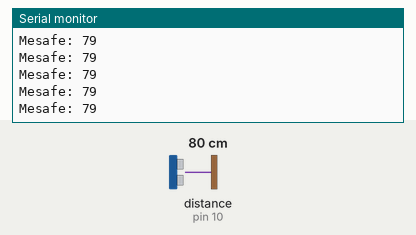
This sketch was run on a simulated Arduino Uno, built with avr-gcc and run on an emulated ATmega328P. Shown: the last lines printed to the serial monitor. Wiring (inferred from the names in the program): ultrasonic range finder: trigger pin 9; echo pin 10. The test bench sets the inputs (shaded band); at power-on: distance to the obstacle (sensor on pin 10) 80 cm. The echo pulse lasts 58.3 µs per cm.

Above: at 1.2 s.
1.3 s: distance to the obstacle (sensor on pin 10) set to 2 cm
At 1.59 s:
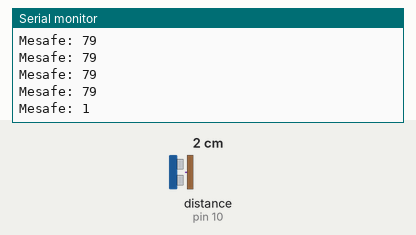
2.8 s: distance to the obstacle (sensor on pin 10) set to 4 cm
At 2.8 s:
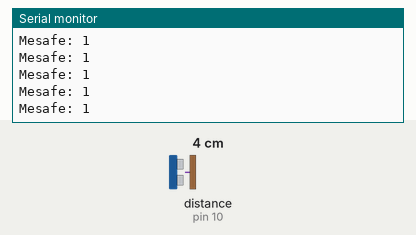
Timing chart, 0 to 5.8 s (numbered marks = the images above; inputs shaded):
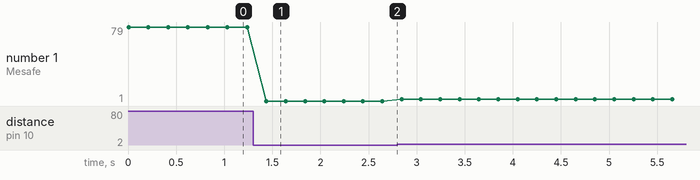

Measured:
- after the input at 1.3 s, the serial monitor: prints a new line after 0.14 s (image 1)
- plotted number 1: 79 → 1 after the input at 1.3 s, 1 → 3 after the input at 2.8 s

The sketch:

mesafe_olcer.ino
```cpp
int trigPin = 9;
int echoPin = 10;

// Cihazımızda bulunan Trig Pinini 9. çıkışa, Echo Pinini ise 10. çıkışa bağlıyoruz. Ve değer atamalarını yapıyoruz.
// VCC Pinini 5V çıkışına, GND pinin ise Gnd çıkışına bağlıyoruz,


void setup() {

 //Seri haberleşmeyi başlatıyoruz ve Trig pinine çıkış, Echo pinine ise giriş veriyoruz.

 Serial.begin(9600);
 pinMode(trigPin,OUTPUT);
 pinMode(echoPin,INPUT);
 }


void loop() {

   digitalWrite(trigPin,LOW);
   delayMicroseconds(2);
   digitalWrite(trigPin,HIGH);
   delayMicroseconds(10);
  digitalWrite(trigPin,LOW);

  //Trig pinin çalışmasını başlatarak ölçüme yapmaya başlıyoruz.

  int sure = pulseIn(echoPin,HIGH);
  int uzaklik = (sure/2)/29.154;

  //Echo pinine gelen sinyalin süresini hesaplayıp ikiye böldüğümüzde cisim ile aramızdaki mesafenin süresini bulmuş oluyoruz.
  //Uzaklığı bulmak için süre / 1 cm yol almak için geçen süre formulümüzü kullanıyoruz.
  //Daha sonrasında ise bu bilgileri ekrana yazdırıyoruz.

  Serial.print("Mesafe: ");
  Serial.println(uzaklik);

  delay(200);


  }
```
